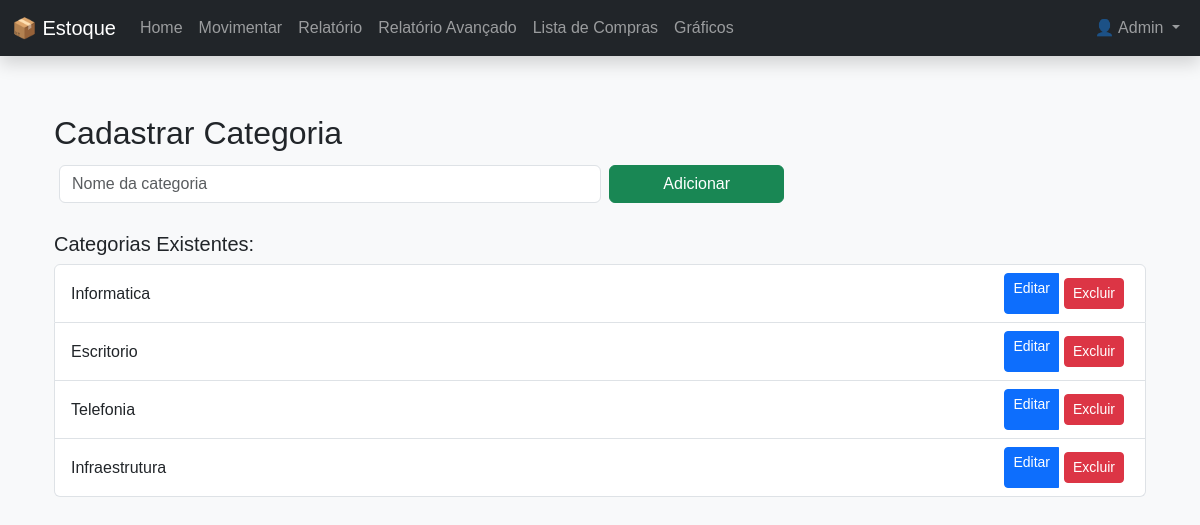
The page /categorias (signed in) on the database as committed earlier.
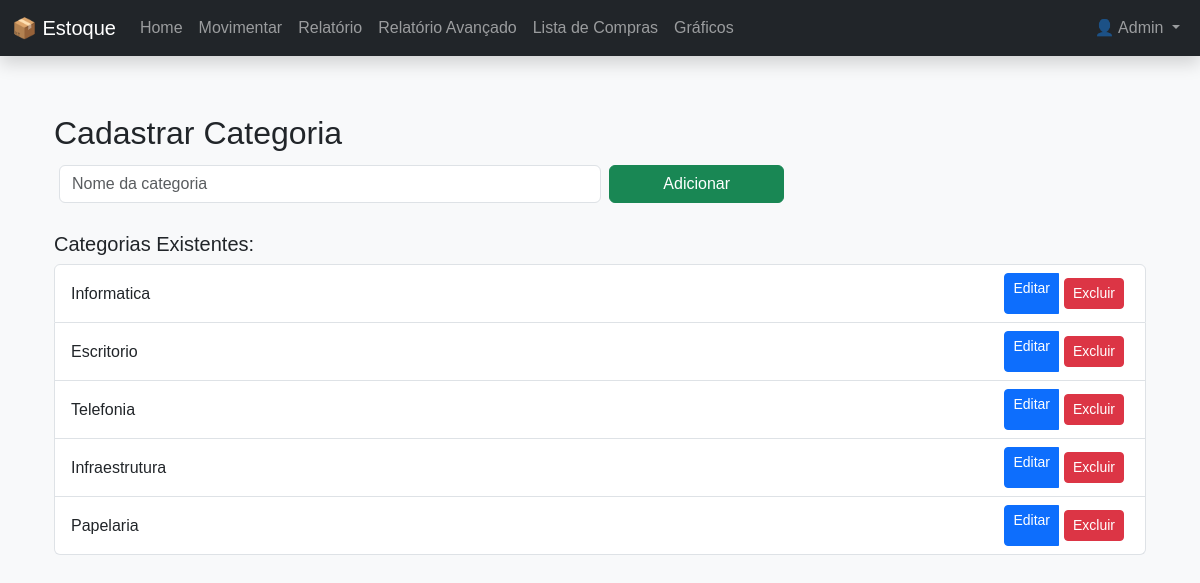
The same page on the database as committed later.
### models.py (models this page shows)
class Categoria(db.Model):
    id = db.Column(db.Integer, primary_key=True)
    nome = db.Column(db.String(50), nullable=False, unique=True)
    produtos = db.relationship('Produto', backref='categoria', lazy=True)

### app.py (the view, shortened to what this page needs)
@app.route('/categorias', methods=['GET', 'POST'])
@login_required
def categorias():
    if not current_user.is_admin:
        flash("Acesso restrito ao administrador.")
        return redirect(url_for('index'))
    categorias = Categoria.query.all()
    return render_template('categorias.html', categorias=categorias)

### app.py (called while the page is built)
@login_manager.user_loader
def load_user(user_id):
    return Usuario.query.get(int(user_id))

### models.py (called while the page is built)
    @property
    def is_admin(self):
        return self.tipo == 'admin'

### templates/categorias.html (shortened to what this page needs)
{% extends 'base.html' %}
{% block content %}
<div class="container mt-4">
  <h2>Cadastrar Categoria</h2>
  <form method="POST" class="row g-2 mb-4">
    <div class="col-md-6">
      <input type="text" name="nome" class="form-control" placeholder="Nome da categoria" required>
    </div>
    <div class="col-md-2">
      <button type="submit" class="btn btn-success w-100">Adicionar</button>
    </div>
  </form>
  <h5>Categorias Existentes:</h5>
  <ul class="list-group">
    {% for cat in categorias %}
      <li class="list-group-item d-flex justify-content-between align-items-center">
        {{ cat.nome }}
        <div class="btn-group">
          <a href="{{ url_for('editar_categoria', id=cat.id) }}" class="btn btn-sm btn-primary">Editar</a>
          <form method="POST" action="{{ url_for('excluir_categoria', id=cat.id) }}" onsubmit="return confirm('Tem certeza que deseja excluir esta categoria?')">
            <button type="submit" class="btn btn-sm btn-danger">Excluir</button>
          </form>
        </div>
      </li>
    {% endfor %}
  </ul>
</div>
{% endblock %}

Rows that differ between the two databases and show on the page:
added Categoria: nome "Papelaria"
